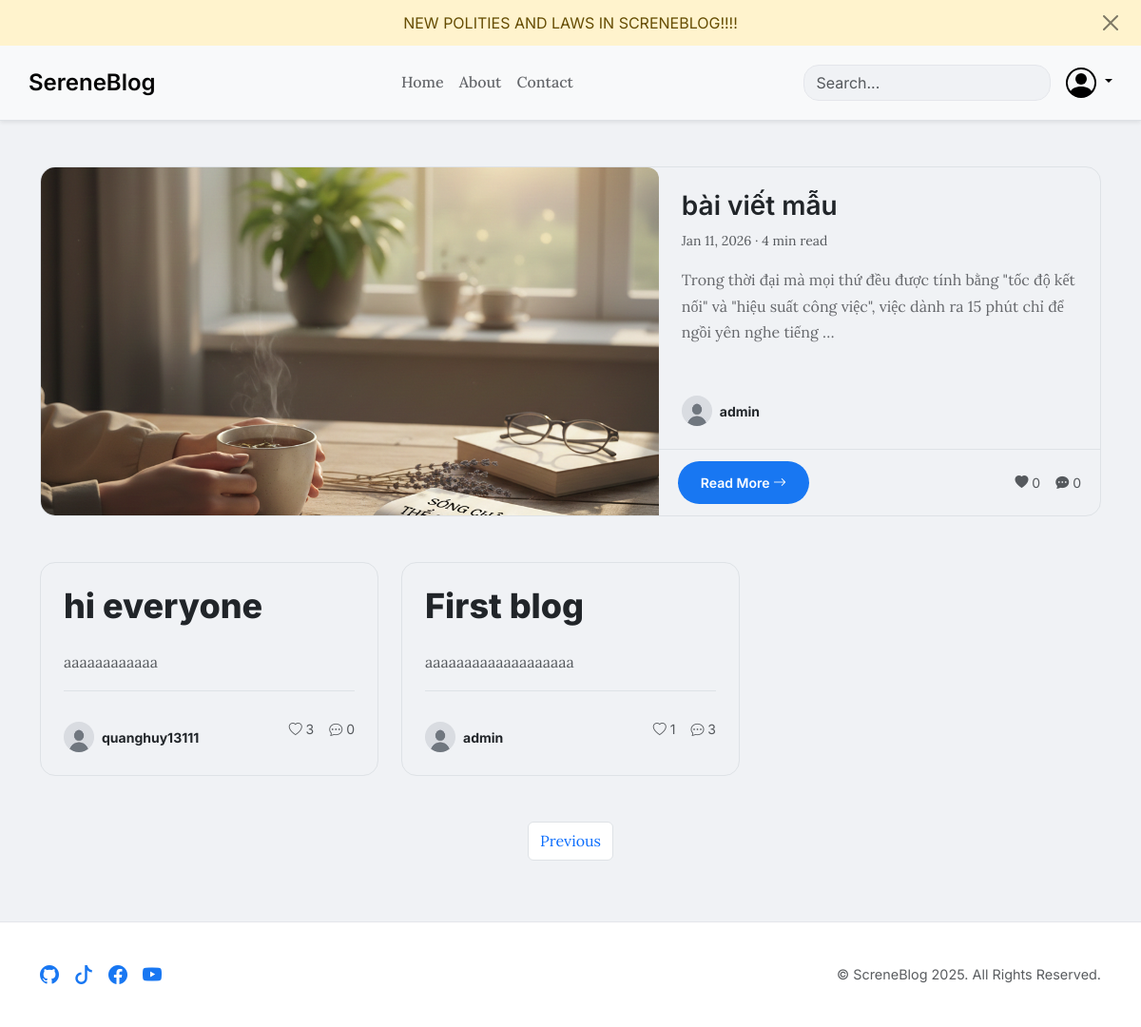
Screenshot of /?page=2 with the database file from the repository.
### blog/models.py (models this page shows, shortened)
class Announcement(models.Model):
    LEVEL_CHOICES = [
        ('info', 'Info'),
        ('success', 'Success'),
        ('warning', 'Warning'),
        ('danger', 'Danger'),
    ]
    content = models.TextField(help_text="Nội dung của thông báo. Có thể sử dụng HTML.")
    level = models.CharField(max_length=10, choices=LEVEL_CHOICES, default='info', help_text="Kiểu thông báo (ảnh hưởng đến màu sắc).")
    link = models.URLField(blank=True, null=True, help_text="(Tùy chọn) Một liên kết mà người dùng có thể nhấp vào.")
    is_active = models.BooleanField(default=True, help_text="Chỉ những thông báo được kích hoạt mới được hiển thị.")
    created_at = models.DateTimeField(auto_now_add=True)
    class Meta:
        ordering = ['-created_at']

class Post(models.Model):
    author = models.ForeignKey(settings.AUTH_USER_MODEL, on_delete=models.CASCADE, related_name='blog_posts')
    title = models.CharField(max_length=255)
    slug = models.SlugField(max_length=250)
    attachment = models.FileField(upload_to='attachments/%Y/%m/%d/', blank=True, null=True, verbose_name="Attachment/Image")
    content = models.TextField()
    thumbnail = ImageSpecField(source='attachment',
                               processors=[ResizeToFill(400, 250)],
                               format='JPEG',
                               options={'quality': 80})
    created = models.DateTimeField(auto_now_add=True)
    viewer = models.IntegerField(default=0)
    likes = models.PositiveIntegerField(default=0, verbose_name="Likes")
    liked_by = models.ManyToManyField(settings.AUTH_USER_MODEL, related_name='liked_posts', blank=True)
    tags = TaggableManager()
    @property
    def is_image(self):
        if not self.attachment:
            return False
        image_extensions = ['.jpg', '.jpeg', '.png', '.gif', '.webp', '.bmp']
        return any(self.attachment.name.lower().endswith(ext) for ext in image_extensions)

class Profile(models.Model):
    user = models.OneToOneField(User, on_delete=models.CASCADE, related_name='profile')
    bio = models.TextField(max_length=500, blank=True)
    avatar = models.ImageField(default='profile_pics/default.jpg', upload_to='profile_pics')
    avatar_thumbnail = ImageSpecField(source='avatar',
                                      processors=[ResizeToFill(150, 150)],
                                      format='JPEG',
                                      options={'quality': 90})

### blog/views.py (the view)
# urls.py: path('', views.index, name='home'),
def index(request):
    base_qs = Post.objects.select_related('author__profile')\
                          .filter(created__lte=timezone.now())\
                          .annotate(num_comments=Count('comments'))
    all_posts = base_qs.order_by('-created')
    one_week_ago = timezone.now() - timedelta(days=7)
    featured_post = base_qs.filter(created__gte=one_week_ago).order_by('-likes', '-created').first()
    if not featured_post:
        featured_post = all_posts.first()
    other_posts_list = all_posts.exclude(pk=featured_post.pk) if featured_post else all_posts
    paginator = Paginator(other_posts_list, 4) # 4 bài viết thường mỗi trang
    page_number = request.GET.get('page')
    posts = paginator.get_page(page_number)
    context = {
        'featured_post': featured_post,
        'posts': posts
    }
    return render(request, 'blog/index.html', context)

### blog/templates/blog/index.html (shortened to what this page needs)
{% extends 'base.html' %}
{% load blog_extras %}
{% block content %}
    {% if featured_post %}
        <div class="mb-5 animate-on-scroll zoom-in">
            {% if featured_post.is_image %}
                <article class="post-card">
                    <div class="row g-0">
                        <div class="col-lg-7">
                            <div class="post-card-image-container">
                                <a href="{% url 'blog:post_detail' featured_post.slug %}">
                                    <img src="{{ featured_post.thumbnail.url }}" class="card-img-top rounded-start" alt="{{ featured_post.title }}" style="aspect-ratio: 16/9; height: 100%;" loading="lazy">
                                </a>
                            </div>
                        </div>
                        <div class="col-lg-5 d-flex flex-column">
                            <div class="card-body p-4">
                                <h2 class="post-title" style="font-size: 1.75rem;"><a href="{% url 'blog:post_detail' featured_post.slug %}">{{ featured_post.title }}</a></h2>
                                <p class="card-text text-body-secondary small mb-3">{{ featured_post.created|date:"M d, Y" }} &middot; {{ featured_post.content|striptags|reading_time }} min read</p>
                                <p class="card-text flex-grow-1">{{ featured_post.content|striptags|truncatewords:30 }}</p>
                                <div class="post-card-author">
                                    <a href="{% url 'blog:public_user_profile' featured_post.author.username %}">
                                        <img src="{{ featured_post.author.profile.avatar_thumbnail.url }}" alt="{{ featured_post.author.username }}" loading="lazy">
                                    </a>
                                    <div>
                                        <a href="{% url 'blog:public_user_profile' featured_post.author.username %}" class="text-decoration-none text-body fw-bold small">{{ featured_post.author.username }}</a>
                                    </div>
                                </div>
                            </div>
                            <div class="card-footer">
                                <a href="{% url 'blog:post_detail' featured_post.slug %}" class="btn btn-sm btn-primary">Read More <i class="bi bi-arrow-right"></i></a>
                                <div class="d-flex align-items-center gap-3 text-body-secondary">
                                    <span><i class="bi bi-heart-fill"></i> {{ featured_post.likes }}</span>
                                    <span><i class="bi bi-chat-dots-fill"></i> {{ featured_post.num_comments }}</span>
                                </div>
                            </div>
                        </div>
                    </div>
                </article>
            {% endif %}
        </div>
    {% endif %}
    <div class="row row-cols-1 row-cols-md-2 row-cols-lg-3 g-4">
        {% for post in posts %}
            <div class="col animate-on-scroll zoom-in">
                {% if post.is_image %}
                    <article class="post-card">
                        <div class="post-card-image-container">
                            <a href="{% url 'blog:post_detail' post.slug %}"><img src="{{ post.thumbnail.url }}" alt="{{ post.title }}" class="card-img-top" loading="lazy"></a>
                        </div>
                        <div class="card-body">
                            <h3 class="post-title"><a href="{% url 'blog:post_detail' post.slug %}">{{ post.title }}</a></h3>
                            <p class="card-text flex-grow-1 text-body-secondary mt-2">{{ post.content|striptags|truncatewords:15 }}</p>
                            <div class="post-card-author">
                                <a href="{% url 'blog:public_user_profile' post.author.username %}"><img src="{{ post.author.profile.avatar_thumbnail.url }}" alt="{{ post.author.username }}" loading="lazy"></a>
                                <div>
                                    <a href="{% url 'blog:public_user_profile' post.author.username %}" class="text-decoration-none text-body fw-bold small">{{ post.author.username }}</a>
                                    <div class="text-body-secondary small">{{ post.created|date:"M d, Y" }}</div>
                                </div>
                            </div>
                        </div>
                        <div class="card-footer text-body-secondary">
                            <span><i class="bi bi-clock"></i> {{ post.content|striptags|reading_time }} min read</span>
                            <div class="d-flex align-items-center gap-3">
                                <span><i class="bi bi-heart"></i> {{ post.likes }}</span>
                                <span><i class="bi bi-chat-dots"></i> {{ post.num_comments }}</span>
                            </div>
                        </div>
                    </article>
                {% else %}
                    <article class="post-card-text-only">
                        <h3 class="post-title"><a href="{% url 'blog:post_detail' post.slug %}" class="text-decoration-none text-body">{{ post.title }}</a></h3>
                        <p class="card-text flex-grow-1 text-body-secondary my-3">{{ post.content|striptags|truncatewords:25 }}</p>
                        <div class="card-footer d-flex justify-content-between align-items-center">
                            <div class="post-card-author">
                                <a href="{% url 'blog:public_user_profile' post.author.username %}"><img src="{{ post.author.profile.avatar_thumbnail.url }}" alt="{{ post.author.username }}" loading="lazy"></a>
                                <div><a href="{% url 'blog:public_user_profile' post.author.username %}" class="text-decoration-none text-body fw-bold small">{{ post.author.username }}</a></div>
                            </div>
                            <div class="d-flex align-items-center gap-3 text-body-secondary small">
                                <span><i class="bi bi-heart"></i> {{ post.likes }}</span>
                                <span><i class="bi bi-chat-dots"></i> {{ post.num_comments }}</span>
                            </div>
                        </div>
                    </article>
                {% endif %}
            </div>
        {% empty %}
            {% if not featured_post %}
            <div class="alert alert-secondary animate-on-scroll">No posts have been published yet. Be the first to <a href="{% url 'blog:post_create' %}" class="alert-link">create one</a>!</div>
            {% endif %}
        {% endfor %}
    </div>
    {% if posts.has_other_pages %}
    <nav aria-label="Page navigation" class="mt-5">
        <ul class="pagination justify-content-center">
            {% if posts.has_previous %}
                <li class="page-item"><a class="page-link" href="?page={{ posts.previous_page_number }}">Previous</a></li>
            {% endif %}
        </ul>
    </nav>
    {% endif %}
{% endblock %}

### blog/templates/base.html (shortened to what this page needs)
{% load static %}
{% load compress %}
<!DOCTYPE html>
<html lang="en">
<head>
    <link href="https://cdn.jsdelivr.net/npm/bootstrap@5.3.3/dist/css/bootstrap.min.css" rel="stylesheet">
    <link rel="stylesheet" href="https://cdn.jsdelivr.net/npm/bootstrap-icons@1.11.3/font/bootstrap-icons.min.css">
    {% compress css %}
        <link rel="stylesheet" href="{% static 'blog/css/style.css' %}">
    {% endcompress %}
</head>
<body>
    {% if active_announcement %}
    <div id="announcement-bar" class="alert alert-{{ active_announcement.level }} rounded-0 border-0 mb-0 text-center" role="alert" data-announcement-id="{{ active_announcement.id }}">
        <div class="container">
            {{ active_announcement.content|safe }}
            <button type="button" class="btn-close" aria-label="Close" id="close-announcement-btn"></button>
        </div>
    </div>
    {% endif %}
    {% block header %}
    <header class="sticky-top py-2 bg-body-tertiary border-bottom shadow-sm">
        <nav class="container navbar navbar-expand-lg align-items-center">
            <a class="navbar-brand" href="{% url 'blog:home' %}">SereneBlog</a>
            <div class="collapse navbar-collapse" id="navbarNav">
                <ul class="navbar-nav mx-auto mb-2 mb-lg-0">
                    <li class="nav-item"><a class="nav-link px-2" href="{% url 'blog:home' %}">Home</a></li>
                    <li class="nav-item"><a class="nav-link px-2" href="{% url 'blog:about' %}">About</a></li>
                    <li class="nav-item"><a class="nav-link px-2" href="{% url 'blog:contact' %}">Contact</a></li>
                </ul>
                <form class="d-flex me-3 position-relative" role="search" method="get" action="{% url 'blog:search' %}">
                    <input id="liveSearchInput" class="form-control" type="search" name="q" placeholder="Search..." aria-label="Search">
                </form>
                 <div class="d-flex align-items-center">
                    <div class="dropdown text-end">
                        {% if user.is_authenticated and user.profile.avatar %}
                        <a href="#" class="d-block link-body-emphasis text-decoration-none dropdown-toggle" data-bs-toggle="dropdown" aria-expanded="false" aria-label="User menu">
                            <img src="{{ user.profile.avatar_thumbnail.url }}" alt="{{ user.username }}'s avatar" width="32" height="32" class="rounded-circle">
                        </a>
                        {% else %}
                        <a href="#" class="d-block link-body-emphasis text-decoration-none dropdown-toggle" data-bs-toggle="dropdown" aria-expanded="false" aria-label="User menu">
                        </a>
                        {% endif %}
                    </div>
                </div>
            </div>
        </nav>
    </header>
    {% endblock %}
    {% block main_content %}
        <main class="container my-5">
            <div class="content-wrapper">
                {% block content %}{% endblock %}
            </div>
        </main>
    {% endblock main_content %}
    {% block footer %}
    <div class="toast-container position-fixed bottom-0 end-0 p-3">
    </div>
    {% include 'blog/_footer.html' %}
    {% endblock %}
</body>
</html>

### rows the page displays
Announcement: content "NEW POLITIES AND LAWS IN SCRENEBLOG!!!!"
Post: thumbnail (picture), title "bài viết mẫu", created "Jan 11, 2026", content|reading_time "4", content "Trong thời đại mà mọi thứ đều được tính bằng \"tốc độ kết nối\" và \"hiệu suất công việc\", việc dành ra 15 phút chỉ để ngồi yên nghe tiếng …", author.profile.avatar_thumbnail (placeholder picture), author.username "admin", likes "0", num_comments "0"
Post: title "hi everyone", content "aaaaaaaaaaaa", author.profile.avatar_thumbnail (placeholder picture), author.username "quanghuy13111", likes "3", num_comments "0"
Post: title "First blog", content "aaaaaaaaaaaaaaaaaaa", author.profile.avatar_thumbnail (placeholder picture), author.username "admin", likes "1", num_comments "3"
